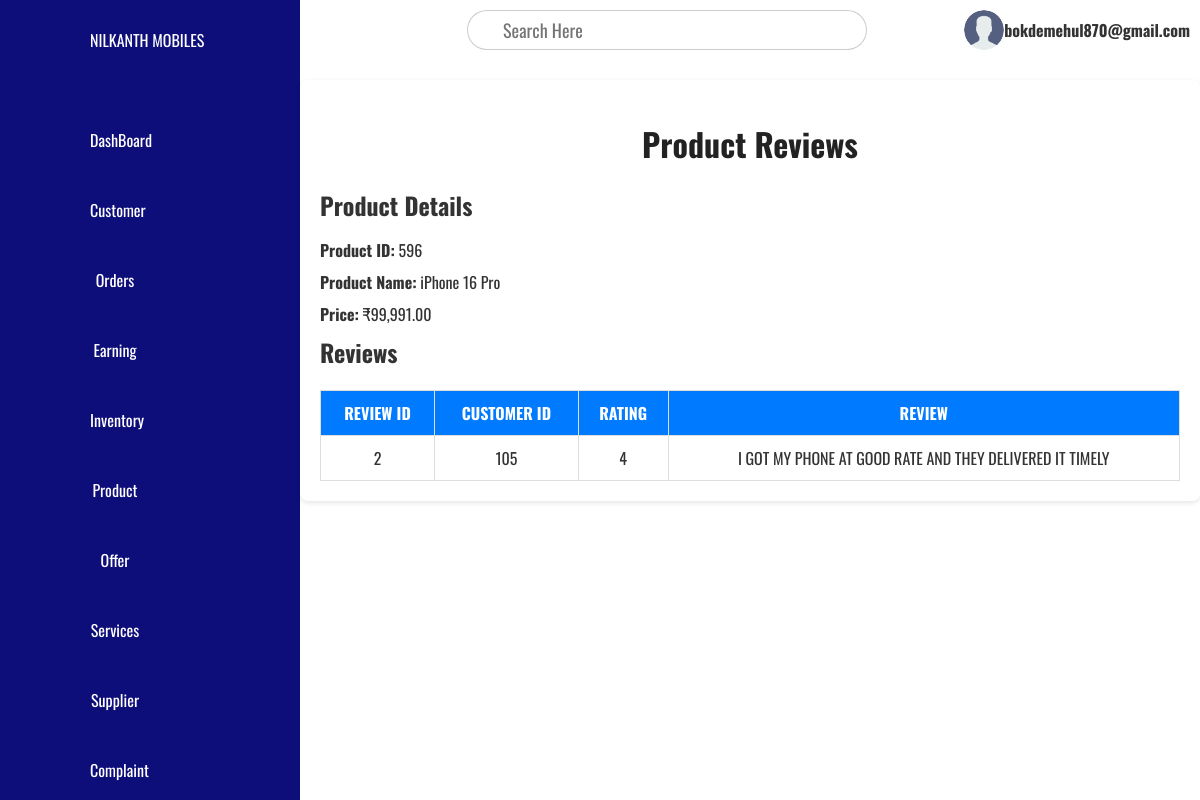
/project/admin/module/product_review.php?id=596 (signed in), run on the app's committed database.
### tables this page shows
CREATE TABLE `product` (
  `PRODUCT_ID` int(11) NOT NULL,
  `PRODUCT_NAME` varchar(100) NOT NULL,
  `CATEGORY_ID` int(11) DEFAULT NULL,
  `BRAND_ID` int(11) DEFAULT NULL,
  `PRICE` decimal(10,2) NOT NULL,
  `P_IMG` varchar(250) NOT NULL
);

CREATE TABLE `review` (
  `REVIEW_ID` int(11) NOT NULL,
  `CUSTOMER_ID` int(11) DEFAULT NULL,
  `PRODUCT_ID` int(11) DEFAULT NULL,
  `RATING` int(11) DEFAULT NULL,
  `REVIEW` varchar(250) DEFAULT NULL
);

### project/admin/module/product_review.php (the view, shortened to what this page needs)
<?php
require_once "/xampp/htdocs/Project/config/db.php";
$product_id = intval($_GET['id']);
$product_query = "SELECT * FROM product WHERE PRODUCT_ID = ?";
$product_stmt = $conn->prepare($product_query);
$product_stmt->bind_param("i", $product_id);
$product_stmt->execute();
$product_result = $product_stmt->get_result();
$product = $product_result->fetch_assoc();
$review_query = "SELECT * FROM review WHERE PRODUCT_ID = ? ORDER BY REVIEW_ID ASC";
$review_stmt = $conn->prepare($review_query);
$review_stmt->bind_param("i", $product_id);
$review_stmt->execute();
$reviews_result = $review_stmt->get_result();
?>
<!DOCTYPE html>
<html lang="en">
<head>
</head>
<body>
    <?php require_once "/xampp/htdocs/Project/admin/Nav.php"; ?>
    <div class="main">
        <?php require_once "/xampp/htdocs/Project/admin/main.php"; ?>
        <div class="container">
            <h1>Product Reviews</h1>
            <h2>Product Details</h2>
            <p><strong>Product ID:</strong> <?php echo htmlspecialchars($product["PRODUCT_ID"]); ?></p>
            <p><strong>Product Name:</strong> <?php echo htmlspecialchars($product["PRODUCT_NAME"]); ?></p>
            <p><strong>Price:</strong> ₹<?php echo number_format((float)$product["PRICE"], 2); ?></p>
            <h2>Reviews</h2>
            <?php if ($reviews_result->num_rows > 0): ?>
                <table>
                    <thead>
                        <tr>
                            <th>Review ID</th>
                            <th>Customer ID</th>
                            <th>Rating</th>
                            <th>Review</th>
                        </tr>
                    </thead>
                    <tbody>
                        <?php while ($review = $reviews_result->fetch_assoc()): ?>
                            <tr>
                                <td><?php echo htmlspecialchars($review["REVIEW_ID"]); ?></td>
                                <td><?php echo htmlspecialchars($review["CUSTOMER_ID"]); ?></td>
                                <td><?php echo htmlspecialchars($review["RATING"]); ?></td>
                                <td><?php echo htmlspecialchars($review["REVIEW"]); ?></td>
                            </tr>
                        <?php endwhile; ?>
                    </tbody>
                </table>
            <?php else: ?>
                <p class="no-reviews">No reviews available for this product.</p>
            <?php endif; ?>
        </div>
    </div>
</body>
</html>

### project/assets/css/style.css (style rules this page uses)
* { font-family: "Oswald", serif; margin: 0; padding: 0; box-sizing: border-box; }
:root { --blue:rgb(14, 14, 123); --white: #fff; --gray: #f5f5f5; --black1: #222; --black2: #999; --primary:rgb(54, 54, 204); }
body { min-height: 100vh; overflow-x: hidden; }
.container { position: relative; width: 100%; }
.main { position: absolute; width: calc(100% - 300px); left: 300px; min-height: 100vh; background: var(--white); transition: 0.5s; }
h1 { text-align: center; margin: 20px 0; color: var(--black1); }

### project/admin/module/product_review.php (style rules this page uses)
body { font-family: Arial, sans-serif; margin: 0; padding: 0; background-color: #f9f9f9; color: #333; }
.container { max-width: 900px; margin: 20px auto; padding: 20px; background-color: #fff; border-radius: 8px; box-shadow: 0 2px 5px rgba(0, 0, 0, 0.1); }
h1, h2 { color: #333; margin-bottom: 15px; }
p { margin: 8px 0; font-size: 16px; }
table { width: 100%; border-collapse: collapse; margin-top: 20px; }
table th, table td { padding: 10px; border: 1px solid #ddd; text-align: center; }
table th { background-color: #007bff; color: #fff; text-transform: uppercase; }

### data on the page
product: PRODUCT_ID "596", PRODUCT_NAME "iPhone 16 Pro", PRICE "99,991.00"
review: REVIEW_ID "2", CUSTOMER_ID "105", RATING "4", REVIEW "I GOT MY PHONE AT GOOD RATE AND THEY DELIVERED IT TIMELY"

### other printed values
$_SESSION['user_email'] "bokdemehul870@gmail.com"
